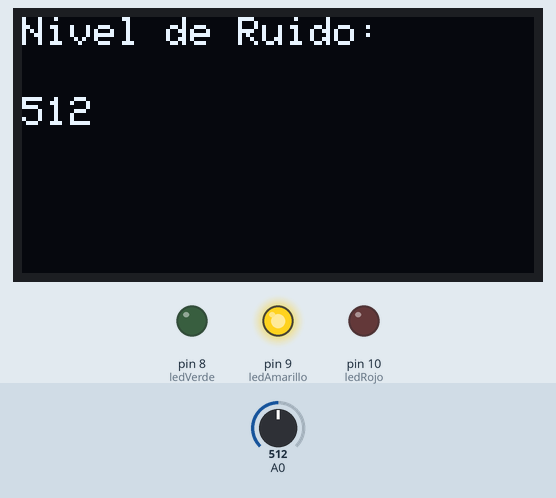
This sketch was run on a simulated Arduino Uno, built with avr-gcc and run on an emulated ATmega328P. Shown: 128×64 one-colour display, output pins drawn as LEDs (lit = HIGH). The test bench sets the inputs (shaded band); at power-on: A0 = 512.

Above: at 1.3 s.
1.4 s: A0 set to 582
At 2.8 s:
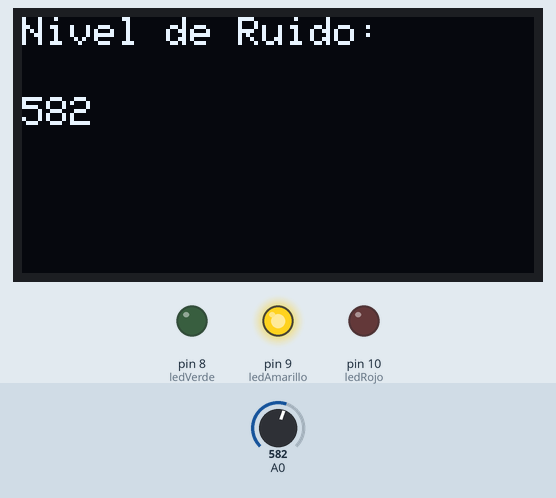
3.1 s: A0 set to 607
At 4.4 s:
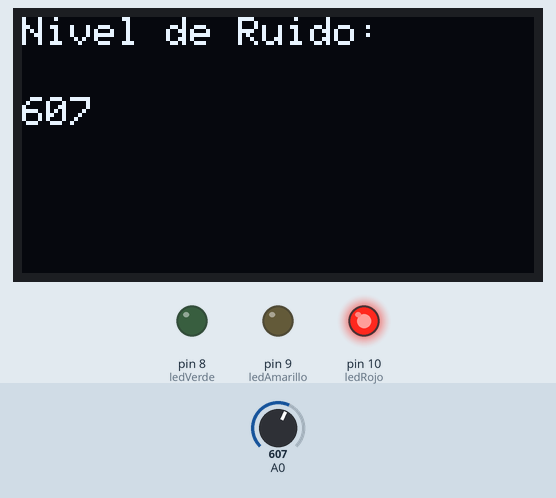
4.7 s: A0 set to 290
At 5.3 s:
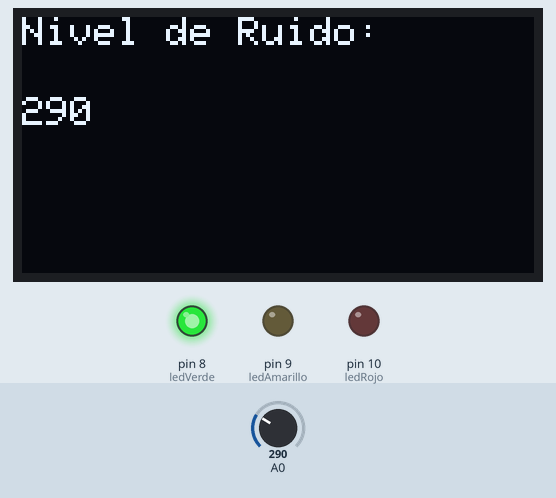
Timing chart, 0 to 7.7 s (numbered marks = the images above; inputs shaded):
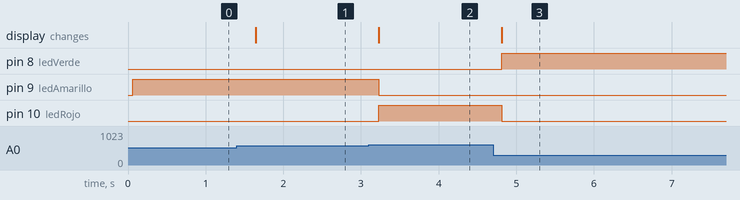

Measured:
- the behaviour switches between 599 and 600 on A0 (found by bisection; images 1 and 2)
- after the input at 1.4 s, the display: changes after 0.24 s (image 1)
- after the input at 3.1 s, pin 9 (ledAmarillo): HIGH → LOW after 0.13 s; pin 10 (ledRojo): LOW → HIGH after 0.13 s; the display: changes after 0.13 s (image 2)
- after the input at 4.7 s, pin 8 (ledVerde): LOW → HIGH after 0.12 s; pin 10 (ledRojo): HIGH → LOW after 0.12 s; the display: changes after 0.12 s (image 3)

The sketch:

codigo.ino
```cpp
#include <Wire.h>
#include <Adafruit_GFX.h>
#include <Adafruit_SSD1306.h>

// Configuración de la pantalla OLED
#define SCREEN_WIDTH 128
#define SCREEN_HEIGHT 64
Adafruit_SSD1306 display(SCREEN_WIDTH, SCREEN_HEIGHT, &Wire, -1);

// Pines para LEDs
const int ledVerde = 8;
const int ledAmarillo = 9;
const int ledRojo = 10;

void setup() {
  // Inicialización de la pantalla OLED
  if (!display.begin(SSD1306_SWITCHCAPVCC, 0x3C)) {
    Serial.println(F("No se encuentra OLED"));
    for (;;);
  }

  display.clearDisplay();
  display.setTextSize(1);
  display.setTextColor(SSD1306_WHITE);

  // Configuración de los LEDs
  pinMode(ledVerde, OUTPUT);
  pinMode(ledAmarillo, OUTPUT);
  pinMode(ledRojo, OUTPUT);

  Serial.begin(9600); // Iniciar Serial para depuración
}

void loop() {
  // Leer nivel de ruido del micrófono
  int nivelRuido = analogRead(A0);

  // Mostrar nivel de ruido en la pantalla OLED
  display.clearDisplay();
  display.setCursor(0, 0);
  display.print("Nivel de Ruido:");
  display.setCursor(0, 20);
  display.print(nivelRuido);
  display.display();

  // Encender LEDs según el nivel de ruido
  if (nivelRuido < 300) {
    digitalWrite(ledVerde, HIGH);
    digitalWrite(ledAmarillo, LOW);
    digitalWrite(ledRojo, LOW);
  } else if (nivelRuido < 600) {
    digitalWrite(ledVerde, LOW);
    digitalWrite(ledAmarillo, HIGH);
    digitalWrite(ledRojo, LOW);
  } else {
    digitalWrite(ledVerde, LOW);
    digitalWrite(ledAmarillo, LOW);
    digitalWrite(ledRojo, HIGH);
  }

  delay(500);  // Actualizar cada medio segundo
}
```
